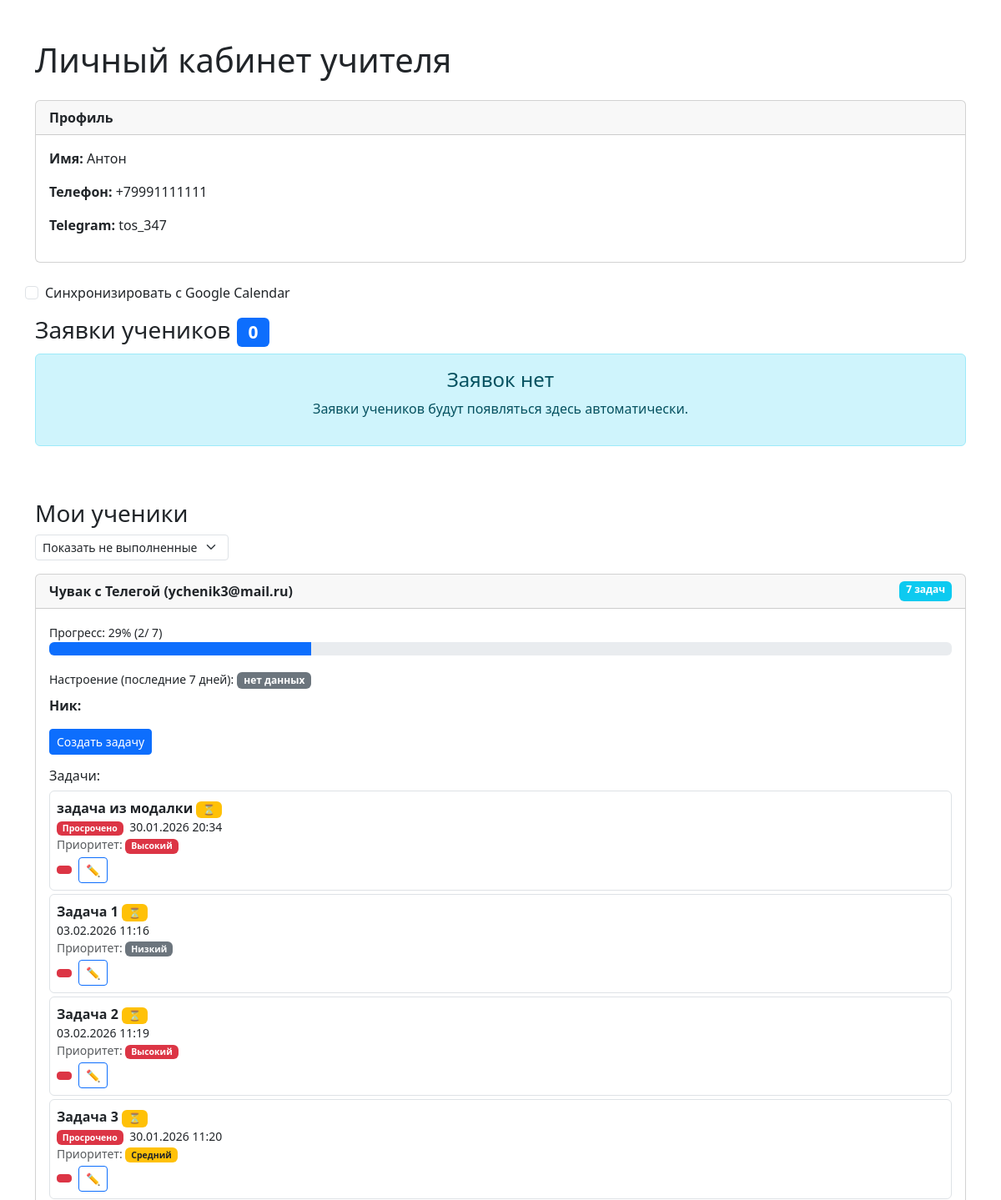
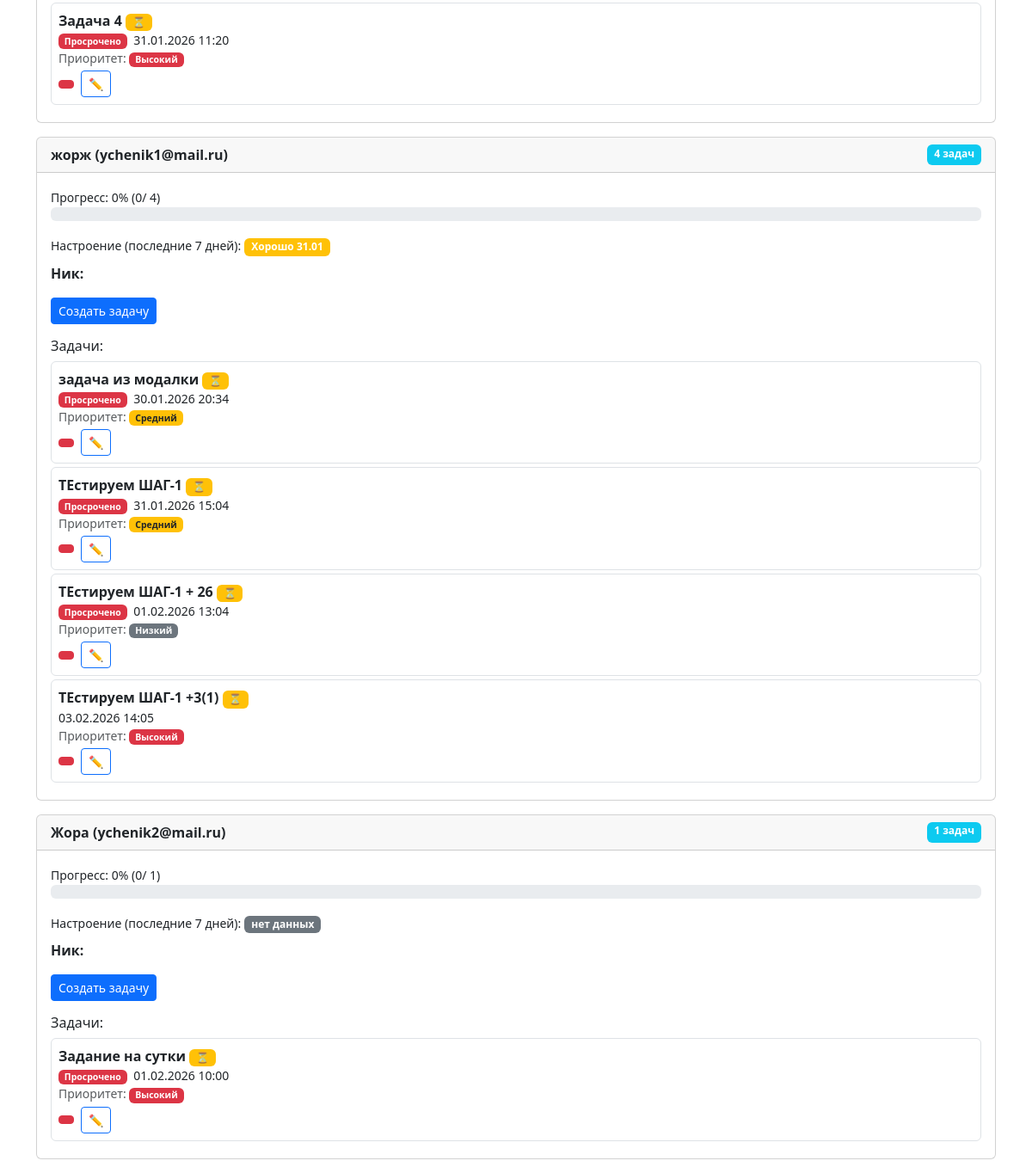
/teacher/dashboard/ (signed in), run on an earlier commit of the app's database (2 pictures, top to bottom).
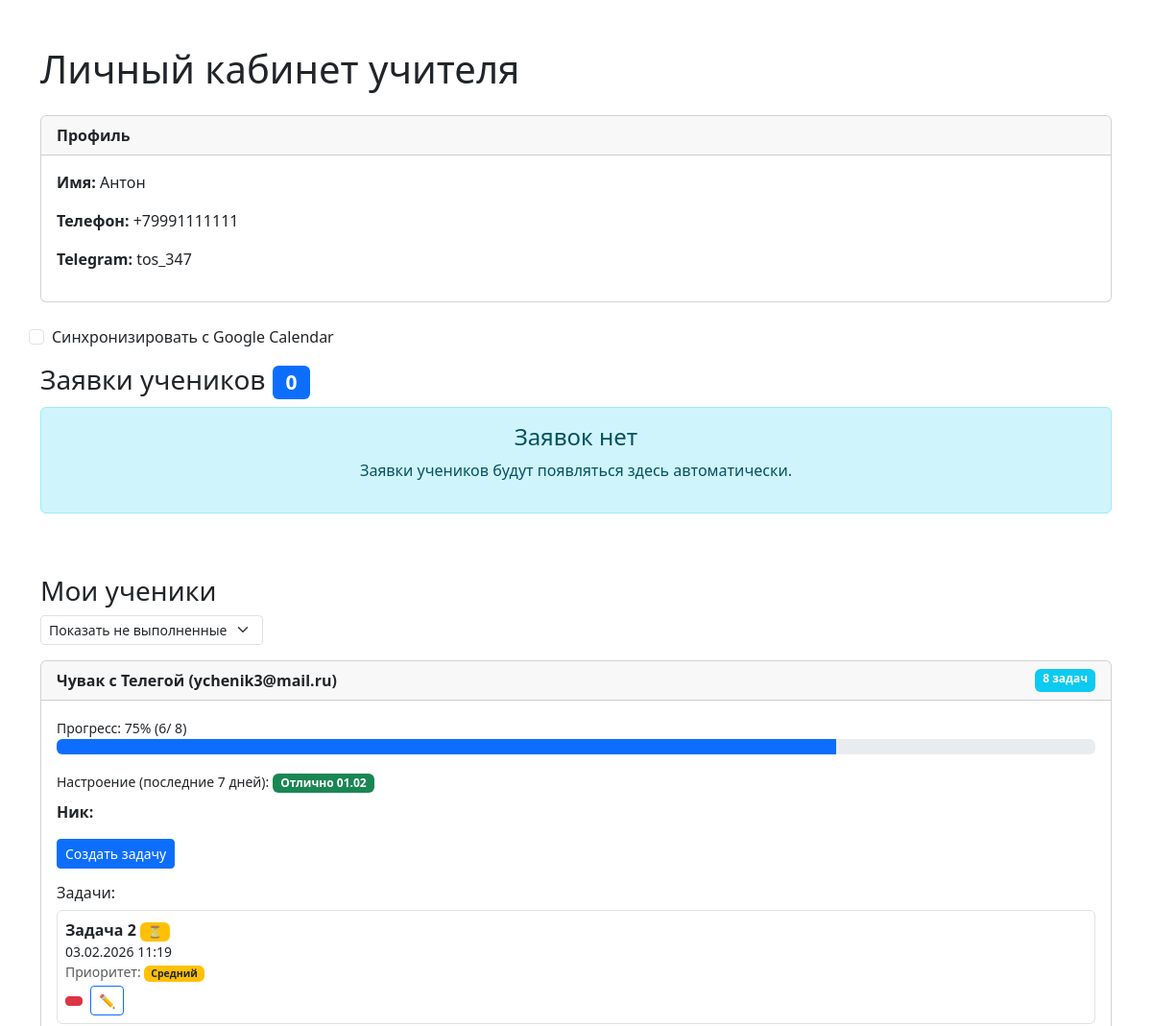
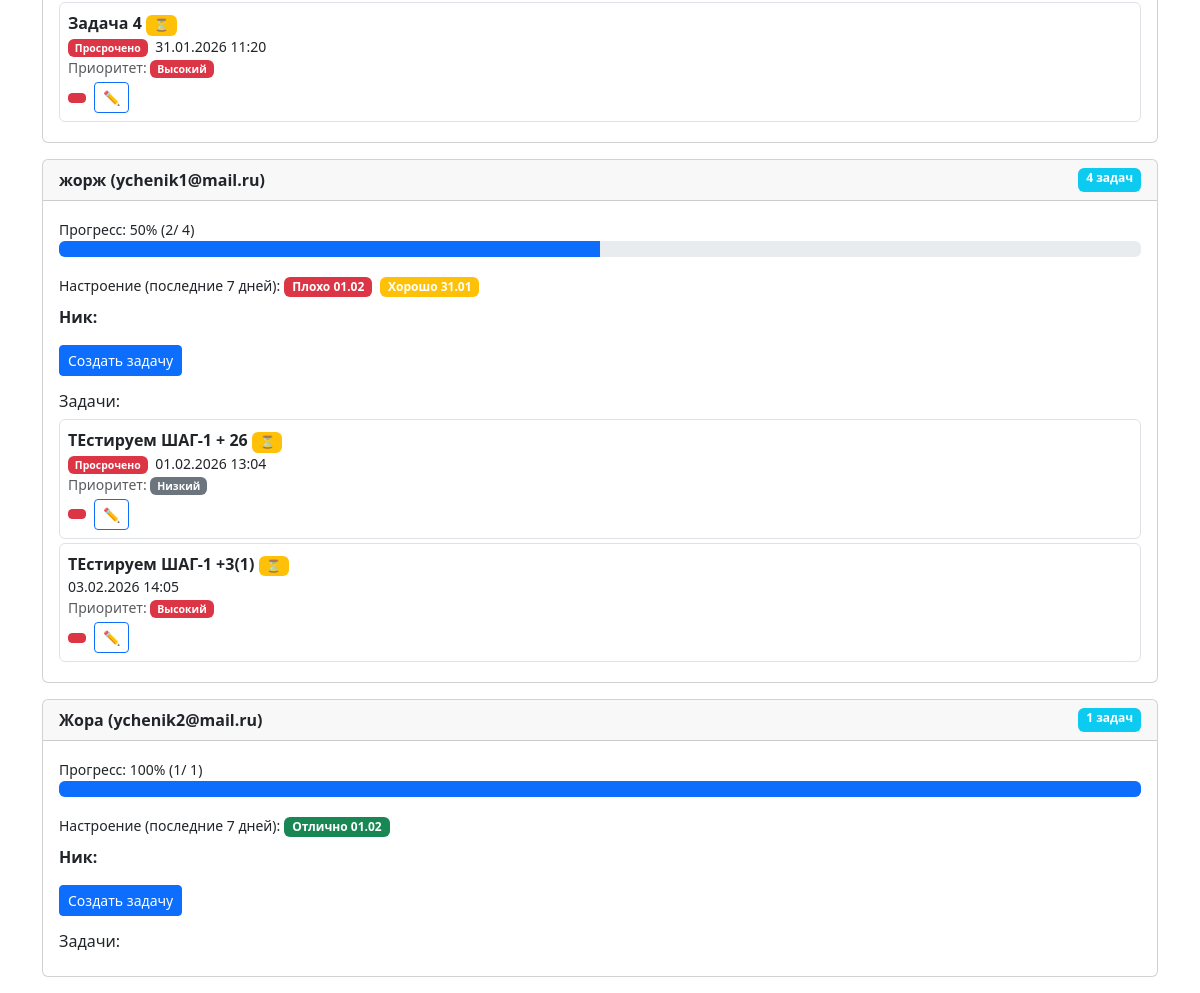
And on a later commit of the database (2 pictures, top to bottom).
### Mentor/models.py (models this page shows, shortened)
class User(AbstractUser):
    username = None
    user_type = models.CharField(max_length=10, choices=USER_TYPE_CHOICES, default='student')
    first_name = models.CharField('Имя*', max_length=50)
    phone = models.CharField('Телефон', max_length=20, blank=True)
    email = models.EmailField('Email адрес*', unique=True)
    telegram = models.SlugField('Telegram ID', unique=False, blank=True, null=True)
    objects = UserManager()
    USERNAME_FIELD = 'email' # но основной логин = email (не до конца понимаю нах. эта строка - разобраться если не забуду)
    REQUIRED_FIELDS = [] # - это строка добавляет поля в суперюзера, если все заработает снести эту строку

class Task(models.Model):
    PRIORITY_CHOICES = [('low', 'Низкий'), ('medium', 'Средний'), ('high', 'Высокий')]
    title = models.CharField('Название задачи', max_length=200)
    description = models.TextField(blank=True)
    student = models.ForeignKey(User, on_delete=models.CASCADE,
                                limit_choices_to={'user_type': 'student'},
                                related_name='tasks')
    teacher = models.ForeignKey(User, on_delete=models.CASCADE,
                                limit_choices_to={'user_type': 'teacher'})
    due_date = models.DateTimeField('Срок')
    priority = models.CharField(max_length=10, choices=PRIORITY_CHOICES, default='medium')
    is_completed = models.BooleanField(default=False)
    created_at = models.DateTimeField(auto_now_add=True)
    calendar_event_id = models.CharField(max_length=100, blank=True, null=True)

class MoodEntry(models.Model): #модель настроения
    MOOD_CHOICES = [
        ("great", "Отлично"),
        ("good", "Хорошо"),
        ("bad", "Плохо"),
    ]
    student = models.ForeignKey(
        settings.AUTH_USER_MODEL,
        on_delete=models.CASCADE,
        limit_choices_to={"usertype": "student"},
        related_name="mood_entries",
    )
    date = models.DateField()  # локальная дата ученика/сервера
    mood = models.CharField(max_length=10, choices=MOOD_CHOICES)
    created_at = models.DateTimeField(auto_now_add=True)
    updated_at = models.DateTimeField(auto_now=True)
    class Meta:
        unique_together = ("student", "date")
        ordering = ("-date",)

### Mentor/views.py (the view)
# urls.py: path('teacher/dashboard/', views.teacher_dashboard, name='teacher_dashboard'),
@login_required
def teacher_dashboard(request):
    if request.user.user_type != 'teacher':  # Проверка роли
        return redirect('index')
    filter_status = request.GET.get('filter', 'pending')
    all_tasks = Task.objects.filter(teacher=request.user)
    if filter_status == 'pending':
        tasks = all_tasks.filter(is_completed=False)  # Только не выполненные (по умолчанию)
    else:  # 'all'
        tasks = all_tasks  # Все задачи
    applications = StudentApplication.objects.filter(
        teacher=request.user,
        status='pending' #показывает заявки только с этим статусом
    ).order_by('-created_at')
    student_profiles = StudentProfile.objects.filter(teacher=request.user).select_related('user')
    students_with_stats = []
    for profile in student_profiles:
        student = profile.user
        total_tasks = Task.objects.filter(student=student).count()
        completed_tasks = Task.objects.filter(student=student, is_completed=True).count()
        progress = round((completed_tasks / total_tasks) * 100) if total_tasks else 0
        recent_moods = MoodEntry.objects.filter(
            student=student, date__gte=timezone.now().date() - timedelta(days=7)
        ).order_by("-date")[:7]
        student_tasks = all_tasks.filter(student=student)
        if filter_status == 'pending':
            student_tasks = student_tasks.filter(is_completed=False)
        students_with_stats.append({
            "user": student,  # Основной пользователь
            "profile": profile,  # StudentProfile
            "progress": progress,
            "total_tasks": total_tasks,
            "completed_tasks": completed_tasks,
            "recent_moods": recent_moods,
            "tasks": student_tasks,  # Задачи студента с учетом фильтра
        })
    return render(request, 'core/teacher_dashboard.html', {
        'applications': applications,
        'students': students_with_stats,
        'tasks': tasks,  # Передаём отфильтрованные задачи
        'filter_status': filter_status,  # Для шаблона
        'now': timezone.now()
    })

### Mentor/templates/core/teacher_dashboard.html (shortened to what the changed rows need)
{% extends 'core/base.html' %}
{% block content %}
<div class="container mt-5">
    <div class="row">
        <div class="col-12">
            <h1 class="mb-4">Личный кабинет учителя</h1>
        </div>
    </div>
    <div class="row mt-5">
      <div class="col-12">
        {% for student_profile in students %}
        <div class="card mb-3">
          <div class="card-header d-flex justify-content-between">
            <strong>{{ student_profile.user.first_name }} ({{ student_profile.user.email }})</strong>
            <span class="badge bg-info">{{ student_profile.user.tasks.count }} задач</span>
          </div>
          <div class="card-body">
            <div class="mb-3">
              <small>Прогресс: {{ student_profile.progress }}% ({{ student_profile.completed_tasks }}/
                  {{ student_profile.total_tasks }})</small>
              <div class="progress">
                <div class="progress-bar" style="width: {{ student_profile.progress }}%;"></div>
              </div>
            </div>
            <div class="mb-2">
              <small>Настроение (последние 7 дней):</small>
              {% for mood in student_profile.recent_moods %}
                <span class="badge
                  {% if mood.mood == 'great' %}bg-success
                  {% elif mood.mood == 'good' %}bg-warning
                  {% else %}bg-danger{% endif %} me-1">
                  {{ mood.get_mood_display }} {{ mood.date|date:"d.m" }}
                </span>
              {% empty %}
                <span class="badge bg-secondary">нет данных</span>
              {% endfor %}
            </div>
            <p><strong>Ник: </strong>{{ student_profile.nickname }}</p>
            <button class="btn btn-primary btn-sm" onclick="openCreateTaskModal({{ student_profile.user.id }})">
              Создать задачу
            </button>
            <div class="mt-3">
              <h6>Задачи:</h6>
                {% for task in student_profile.user.tasks.all %}
                  {% if filter_status == 'all' or not task.is_completed %}
                    <div class="task-item mb-1 p-2 border rounded" data-task-id="{{ task.id }}">
                      <strong>{{ task.title }}</strong>
                      <span class="badge {{ task.is_completed|yesno:'bg-success,bg-warning' }}">{{ task.is_completed|yesno:"✓,⏳" }}</span>
                      <small class="d-block">
                        {% if not task.is_completed and task.due_date %}
                          {% if task.due_date < now %}
                            <span class="badge bg-danger me-1">Просрочено</span>
                          {% endif %}
                        {% endif %}
                        {{ task.due_date|date:"d.m.Y H:i" }}
                      </small>
                      <small class="d-block text-muted">
                        Приоритет:
                        {% if task.priority == 'high' %}
                          <span class="badge bg-danger">Высокий</span>
                        {% elif task.priority == 'medium' %}
                          <span class="badge bg-warning text-dark">Средний</span>
                        {% else %}
                          <span class="badge bg-secondary">Низкий</span>
                        {% endif %}
                      </small>
                      <div class="mt-1">
                        {% if not task.is_completed %}
                          <button class="btn btn-danger btn-sm me-1" onclick="deleteTask({{ task.id }})" title="Удалить">
                          </button>
                        {% endif %}
                        <button class="btn btn-sm btn-outline-primary" onclick="openEditTaskModal({{ task.id }})">✏️</button>
                      </div>
                    </div>
                  {% endif %}
                {% empty %}
                  <small class="text-muted">Нет задач</small>
                {% endfor %}
            </div>
          </div>
        </div>
        {% empty %}
        <div class="alert alert-info">Нет учеников. Одобрите заявки выше.</div>
        {% endfor %}
      </div>
    </div>
</div>
{% endblock %}

What changed in the data, as far as the page shows it:
changed User "Чувак с Телегой": loses Task (title "задача из модалки", is_completed "⏳", shows "Просрочено", due_date "30.01.2026 20:34", priority "Высокий"); loses Task (title "Задача 1", is_completed "⏳", due_date "03.02.2026 11:16", priority "Низкий"); loses Task (title "Задача 3", is_completed "⏳", shows "Просрочено", due_date "30.01.2026 11:20", priority "Средний"); user.tasks.count "7" → "8"; progress "29" → "75"; completed_tasks "2" → "6"; total_tasks "7" → "8"; {{ student_profile.progress }} 29 → 75 (drawn); no longer shows "нет данных"
added MoodEntry: mood "Отлично", date "01.02", shown under User "Чувак с Телегой"
changed Task "Задача 2": priority "Высокий" → "Средний"
changed User "жорж": loses Task (title "задача из модалки", is_completed "⏳", shows "Просрочено", due_date "30.01.2026 20:34", priority "Средний"); loses Task (title "ТЕстируем ШАГ-1", is_completed "⏳", shows "Просрочено", due_date "31.01.2026 15:04", priority "Средний"); progress "0" → "50"; completed_tasks "0" → "2"
added MoodEntry: mood "Плохо", date "01.02", shown under User "жорж"
changed User "Жора": loses Task (title "Задание на сутки", is_completed "⏳", shows "Просрочено", due_date "01.02.2026 10:00", priority "Высокий"); progress "0" → "100"; completed_tasks "0" → "1"; no longer shows "нет данных"
added MoodEntry: mood "Отлично", date "01.02", shown under User "Жора"
